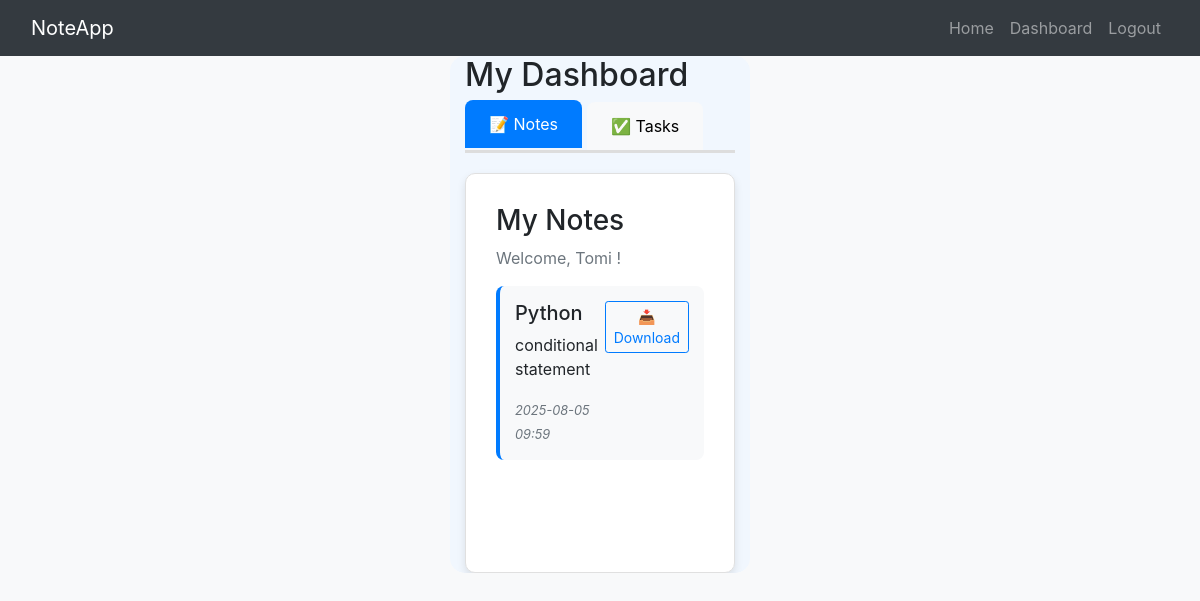
The app's page /dashboard (signed in) with its own data.
### Note_website/model.py (models this page shows)
class User(db.Model,UserMixin):
  id=db.Column(db.Integer,primary_key =True)        # Unique user ID
  email=db.Column(db.String(150),unique=True)       # Login email (unique)
  password=db.Column(db.String(150))                # Hashed password
  Name = db.Column(db.String(150))                  # Display name
  note =db.relationship('Note')                     # Link to user's notes

class Note(db.Model):
    id = db.Column(db.Integer, primary_key=True)                           # Note ID
    subject = db.Column(db.String(200), nullable=False)                    # Note title
    data = db.Column(db.String(10000000))                                 # Note content
    date = db.Column(db.DateTime(timezone=True), default=func.now())      # Created date
    user_id = db.Column(db.Integer, db.ForeignKey('user.id'))             # Owner reference

### Note_website/views.py (the view)
@views.route('/dashboard')
@login_required
def dashboard():
    notes = Note.query.filter_by(user_id=current_user.id).all()
    tasks = Task.query.filter_by(user_id=current_user.id).all()
    return render_template("dashboard.html", user=current_user, notes=notes, tasks=tasks)

### Note_website/__init__.py (called while the page is built)
def create_app():
  app = Flask(__name__)
  app.config['SECRET_KEY'] = os.getenv('SECRET_KEY')  # Fallback to default
  app.config['SQLALCHEMY_DATABASE_URI'] =f'sqlite:///{DB_NAME}'  # SQLite database
  db.init_app(app)
  from .views import views  # Main app routes
  from .auth  import auth   # Authentication routes
  app.register_blueprint(views,url_prefix='/')
  app.register_blueprint(auth,url_prefix='/')
  from .model import User, Note
  create_database(app)
  login_manager= LoginManager()
  login_manager.login_view ='auth.login'  # Redirect here if not logged in
  login_manager.init_app(app)
  @login_manager.user_loader
  def loaduser(id):
    return User.query.get(int(id))
  return app

### Note_website/templates/dashboard.html (shortened to what this page needs)
{% extends "base.html" %}
{% block content %}
<div class="container">
    <h2>My Dashboard</h2>
    <div class="tab-navigation">
        <button class="tab-btn active" onclick="showTab('notes')">📝 Notes</button>
        <button class="tab-btn" onclick="showTab('tasks')">✅ Tasks</button>
    </div>
<div id="notes" class="tab-content active">
    <div class="book-page">
        <h3>My Notes</h3>
        <p class="text-muted">Welcome, {{ user.Name }}!</p>
        {% for note in notes %}
            <div class="note-card">
                <div class="d-flex justify-content-between align-items-start">
                    <div>
                        <h5 class="note-subject">{{ note.subject }}</h5>
                        <p class="note-content">{{ note.data[:100] }}{% if note.data|length > 100 %}...{% endif %}</p>
                        <small class="date">{{ note.date.strftime('%Y-%m-%d %H:%M') }}</small>
                    </div>
                    <a href="{{ url_for('views.download_note', id=note.id) }}" class="btn btn-sm btn-outline-primary">
                        📥 Download
                    </a>
                </div>
            </div>
        {% else %}
            <p class="empty-message">No notes yet. Start writing!</p>
        {% endfor %}
    </div>
</div>
</div>
{% endblock %}

### Note_website/static/style.css (style rules this page uses)
.container { max-width: 300px; background-color: #F1F7FE; border-radius: 15px; overflow: hidden; }

### Note_website/templates/base.html (style rules this page uses)
body { background: #f8f9fa; }

### Note_website/templates/dashboard.html (style rules this page uses)
.tab-navigation { display: flex; margin-bottom: 20px; border-bottom: 3px solid #ddd; }
.tab-btn { background: #f8f9fa; border: none; padding: 12px 24px; cursor: pointer; font-size: 16px; border-radius: 8px 8px 0 0; margin-right: 5px; transition: all 0.3s ease; }
.tab-btn.active { background: #007bff; color: white; transform: translateY(-2px); }
.tab-content { display: none; }
.tab-content.active { display: block; }
.book-page { background: white; border-radius: 10px; padding: 30px; box-shadow: 0 4px 8px rgba(0,0,0,0.1); min-height: 400px; border: 1px solid #e0e0e0; }
.note-card, .task-card { background: #f8f9fa; padding: 15px; margin: 10px 0; border-radius: 8px; border-left: 4px solid #007bff; transition: transform 0.2s ease; }
.date { color: #6c757d; font-style: italic; }

### records on screen
User: Name "Tomi"
Note: subject "Python", data "conditional statement", date "2025-08-05 09:59"
